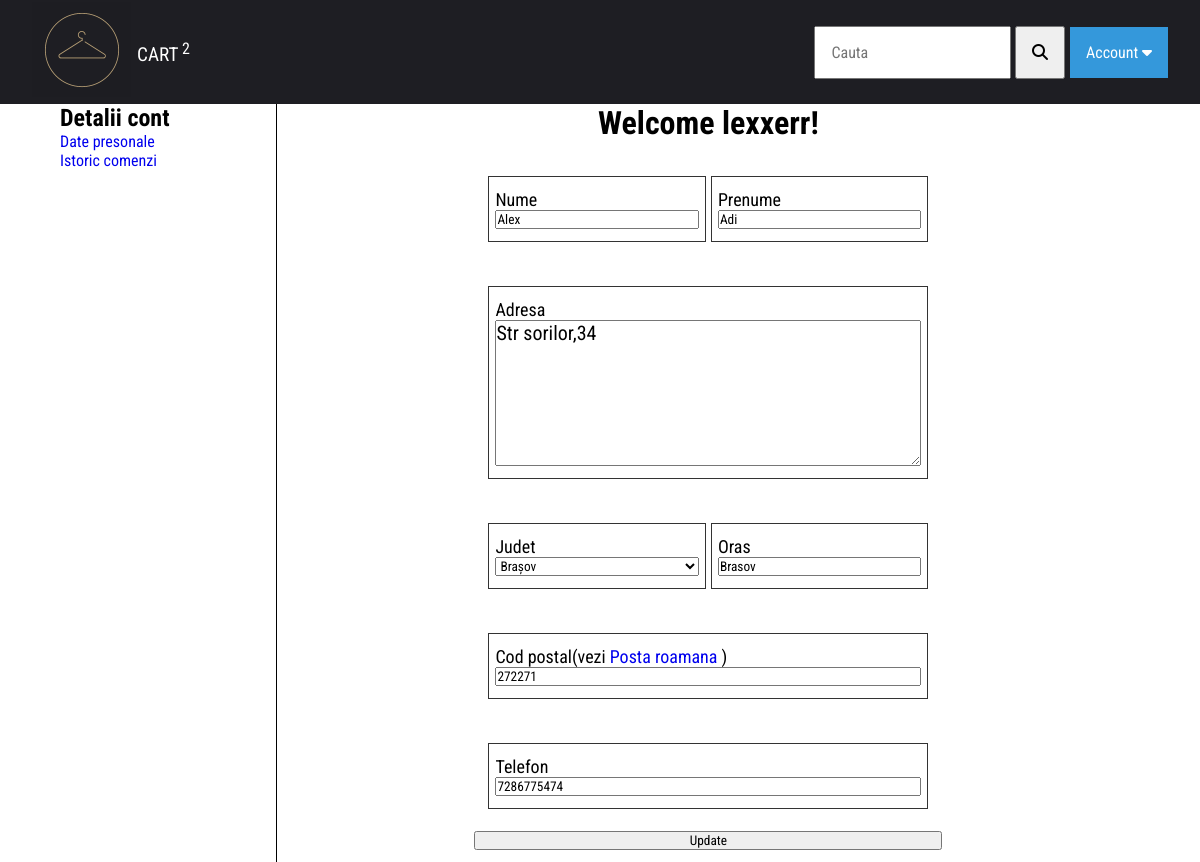
The page /account.php (signed in) on the database its author committed.
### tables this page shows
CREATE TABLE IF NOT EXISTS `utilizatori` (
  `ID` int NOT NULL AUTO_INCREMENT,
  `username` varchar(32) NOT NULL,
  `password` varchar(64) NOT NULL,
  `email` varchar(100) NOT NULL,
  `nume` varchar(32) NOT NULL,
  `prenume` varchar(32) NOT NULL,
  `telefon` varchar(10) NOT NULL,
  `adresa` varchar(255) NOT NULL,
  `cod_judet` int NOT NULL,
  `Oras` varchar(32) NOT NULL,
  `zipcode` varchar(16) NOT NULL,
  `tip` enum('0','1') NOT NULL COMMENT 'user(0),admin(1)',
  PRIMARY KEY (`ID`),
  KEY `cod_judet` (`cod_judet`)
);

CREATE TABLE IF NOT EXISTS `judete` (
  `ID` int NOT NULL AUTO_INCREMENT,
  `denumire` varchar(16) NOT NULL,
  PRIMARY KEY (`ID`)
);

### account.php (the view, shortened to what this page needs)
<?php
include("includes/connect.php");
if (isset($_SESSION['user_logged_in'])) {
  $user_id = $_SESSION['user_id'];
}
$user_data_query = mysqli_query($con, "SELECT * FROM utilizatori WHERE ID=$user_id");
$user_data = mysqli_fetch_assoc($user_data_query);
?>
<!DOCTYPE html>
<html lang="en">
<head>
  <link rel="stylesheet" href="css/style.css">
</head>
<body>
  <?php include("includes/header.php") ?>
  <div class="wrapper">
    <div class="account-menu">
      <h2>Detalii cont</h2>
      <ul>
        <li><a href="account.php">Date presonale</a></li>
        <li><a href="orders.php">Istoric comenzi</a></li>
      </ul>
    </div>
    <div class="container">
      <div class="account-detail">
        <h1>Welcome <?= $user_data['username'] ?>!</h1>
        <form action="" method="post">
          <div class="form-row">
            <div class="form-col half">
              <label for="nume">Nume</label>
              <input type="text" value="<?= $user_data['nume'] ?>" name="nume" id="nume">
            </div>
            <div class="form-col half">
              <label for="prenume">Prenume</label>
              <input type="text" value="<?= $user_data['prenume'] ?>" name="prenume" id="prenume">
            </div>
          </div>
          <div class="form-row">
            <div class="form-col">
              <label for="adresa">Adresa</label>
              <textarea name="adresa" id="adresa" rows="6" cols="50"><?= $user_data['adresa'] ?></textarea>
            </div>
          </div>
          <div class="form-row">
            <div class="form-col half">
              <label for="judet">Judet</label>
              <select name="judet" id="judet">
                <?php
                $cod_judet = $user_data['cod_judet'];
                $jud_q = mysqli_query($con, "SELECT * FROM judete");
                while ($row_j = mysqli_fetch_assoc($jud_q)) {
                ?>
                  <option value="<?= $row_j['ID'] ?>" <?php echo ($cod_judet == $row_j['ID']) ? "selected" : "" ?>><?= $row_j['denumire'] ?></option>
                <?php
                }
                ?>
              </select>
            </div>
            <div class="form-col half">
              <label for="oras">Oras</label>
              <input type="text" value="<?= $user_data['Oras'] ?>" name="oras" id="oras">
            </div>
          </div>
          <div class="form-row">
            <div class="form-col">
              <label for="zipcode">Cod postal(vezi <a href="https://www.posta-romana.ro/cauta-cod-postal.html" target="_blank" rel="noopener noreferrer">Posta roamana</a> )</label>
              <input type="text" value="<?= $user_data['zipcode'] ?>" name="zipcode" id="zipcode">
            </div>
          </div>
          <div class="form-row">
            <div class="form-col">
              <label for="telefon">Telefon</label>
              <input type="text" value="<?= $user_data['telefon'] ?>" name="telefon" id="telefon">
            </div>
          </div>
          <input type="submit" name="submit" value="Update">
        </form>
      </div>
    </div>
  </div>
</body>
</html>

### css/style.css (style rules this page uses)
* { box-sizing: border-box; margin: 0; padding: 0; font-family: "Roboto Condensed", sans-serif; text-decoration: none; list-style-type: none; }
html { height: 100%; }
body { height: 100%; display: flex; flex-direction: column; }
.wrapper { width: 90%; margin: 0 auto; display: flex; }
.account-detail { display: flex; flex-direction: column; align-items: center; justify-content: center; }
.account-menu { border-right: 1px solid black; align-items: center; flex: 1; }
.wrapper .container { flex: 4; }
.wrapper .container form { display: flex; flex-direction: column; width: 500px; padding: 12px 16px; }
.wrapper .container form .form-row { display: flex; flex-direction: row; border-radius: 5px; padding: 12px 14px; font-size: 18px; margin: 10px 0; gap: 5px; }
.wrapper .container form .form-row .form-col { display: flex; flex-direction: column; border: 1px solid #333; padding: 12px 6px; width: 100%; }
.wrapper .container form .form-row .form-col textarea { font-size: 1.25rem; }
.half { width: 50%; }

### rows shown on the page
utilizatori: username "lexxerr", nume "Alex", prenume "Adi", adresa "Str sorilor,34", judet "Brașov", oras "Brasov", zipcode "272271", telefon "7286775474"

### other values the page prints
$prod_cnt "2"
